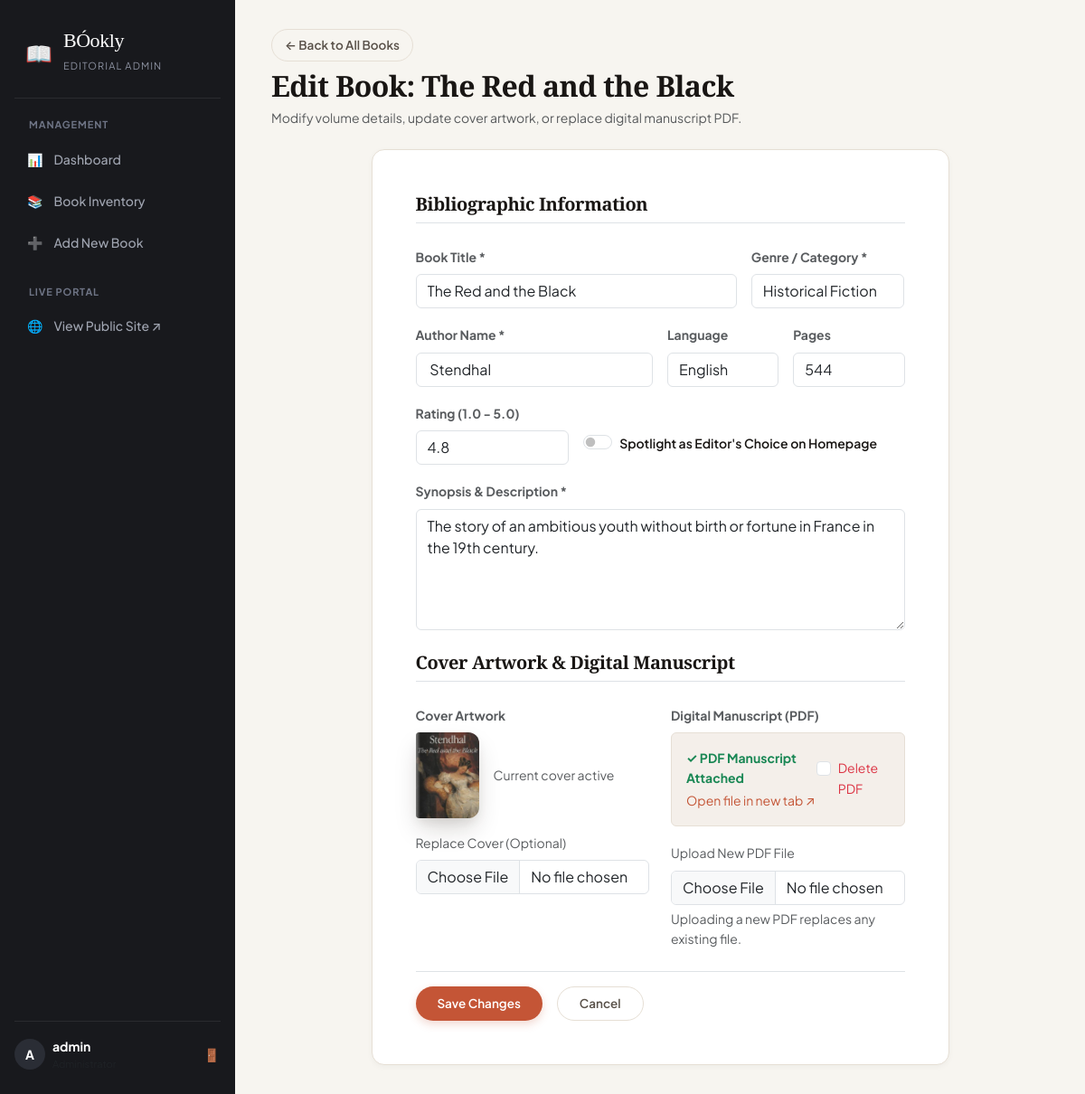
Page /update-book/3/ (signed in) on the committed database.
### books/models.py (models this page shows, shortened)
class Book(models.Model):
    book_name = models.CharField(max_length=200)
    category = models.CharField(max_length=100)
    author_name = models.CharField(max_length=200)
    description = models.TextField()
    image = models.ImageField(upload_to='books/')
    pdf = models.FileField(
        upload_to='books/pdfs/',
        blank=True,
        null=True
    )
    rating = models.DecimalField(max_digits=3, decimal_places=1, default=4.8, blank=True)
    pages = models.PositiveIntegerField(default=280, blank=True, null=True)
    language = models.CharField(max_length=50, default='English', blank=True)
    is_featured = models.BooleanField(default=False)
    created_at = models.DateTimeField(default=timezone.now, blank=True)
    class Meta:
        ordering = ['-created_at', '-id']

### books/views.py (the view, shortened to what this page needs)
# urls.py: path('update-book/<int:id>/', views.update_book, name='update_book'),
@login_required(login_url='admin_login')
def update_book(request, id):
    book = get_object_or_404(Book, id=id)
    existing_categories = Book.objects.values_list('category', flat=True).distinct()
    return render(request, 'update_book.html', {
        'book': book,
        'existing_categories': existing_categories
    })

### books/templates/update_book.html (shortened to what this page needs)
{% extends 'admin/admin_base.html' %}
{% load static %}
{% block admin_content %}
<div class="mb-4">
    <a href="{% url 'all_books' %}" class="btn btn-editorial-subtle btn-sm mb-2">← Back to All Books</a>
    <h2 class="font-serif fw-bold mb-1">Edit Book: {{ book.book_name }}</h2>
    <p class="text-muted small mb-0">Modify volume details, update cover artwork, or replace digital manuscript PDF.</p>
</div>
<div class="row g-4 justify-content-center">
    <div class="col-lg-9">
        <div class="admin-table-container p-4 p-md-5 bg-white">
            <form method="POST" enctype="multipart/form-data">
                <h5 class="font-serif fw-bold pb-2 border-bottom mb-4">Bibliographic Information</h5>
                <div class="row g-3 mb-4">
                    <div class="col-md-8">
                        <label class="form-label fw-bold small text-muted">Book Title *</label>
                        <input type="text"
                               name="book_name"
                               class="form-control"
                               value="{{ book.book_name }}"
                               required>
                    </div>
                    <div class="col-md-4">
                        <label class="form-label fw-bold small text-muted">Genre / Category *</label>
                        <input type="text"
                               name="category"
                               list="categoryList"
                               class="form-control"
                               value="{{ book.category }}"
                               required>
                    </div>
                    <div class="col-md-6">
                        <label class="form-label fw-bold small text-muted">Author Name *</label>
                        <input type="text"
                               name="author_name"
                               class="form-control"
                               value="{{ book.author_name }}"
                               required>
                    </div>
                    <div class="col-md-3 col-6">
                        <label class="form-label fw-bold small text-muted">Language</label>
                        <input type="text"
                               name="language"
                               class="form-control"
                               value="{{ book.language|default:'English' }}">
                    </div>
                    <div class="col-md-3 col-6">
                        <label class="form-label fw-bold small text-muted">Pages</label>
                        <input type="number"
                               name="pages"
                               class="form-control"
                               value="{{ book.pages|default:280 }}">
                    </div>
                    <div class="col-md-4 col-6">
                        <label class="form-label fw-bold small text-muted">Rating (1.0 - 5.0)</label>
                        <input type="number"
                               step="0.1"
                               min="1.0"
                               max="5.0"
                               name="rating"
                               class="form-control"
                               value="{{ book.rating|default:4.8 }}">
                    </div>
                    <div class="col-md-8 col-6 d-flex align-items-center pt-md-4">
                        <div class="form-check form-switch">
                            <input class="form-check-input" type="checkbox" name="is_featured" id="featuredSwitch" {% if book.is_featured %}checked{% endif %}>
                            <label class="form-check-label small fw-semibold" for="featuredSwitch">
                                Spotlight as Editor's Choice on Homepage
                            </label>
                        </div>
                    </div>
                    <div class="col-12">
                        <label class="form-label fw-bold small text-muted">Synopsis & Description *</label>
                        <textarea name="description"
                                  class="form-control"
                                  rows="5"
                                  required>{{ book.description }}</textarea>
                    </div>
                </div>
                <h5 class="font-serif fw-bold pb-2 border-bottom mb-4">Cover Artwork & Digital Manuscript</h5>
                <div class="row g-4 mb-4">
                    <div class="col-md-6">
                        <label class="form-label fw-bold small text-muted">Cover Artwork</label>
                        <div class="d-flex align-items-center gap-3 mb-2">
                            {% if book.image %}
                            <div class="book-cover-container" style="width: 70px; height: 95px; margin-bottom: 0;">
                                <img src="{{ book.image.url }}" alt="{{ book.book_name }}">
                            </div>
                            <span class="small text-muted">Current cover active</span>
                            {% else %}
                            <span class="small text-muted">No cover currently uploaded</span>
                            {% endif %}
                        </div>
                        <label class="form-label small text-muted mt-2">Replace Cover (Optional)</label>
                        <input type="file"
                               name="image"
                               id="bookImageInput"
                               class="form-control"
                               accept="image/*">
                    </div>
                    <div class="col-md-6">
                        <label class="form-label fw-bold small text-muted">Digital Manuscript (PDF)</label>
                        <div class="p-3 rounded mb-3" style="background: var(--bg-muted); border: 1px solid var(--border-color);">
                            {% if book.pdf %}
                            <div class="d-flex align-items-center justify-content-between">
                                <div>
                                    <span class="small fw-bold text-success d-block">✓ PDF Manuscript Attached</span>
                                    <a href="{{ book.pdf.url }}" target="_blank" class="small text-decoration-none">Open file in new tab ↗</a>
                                </div>
                                <div class="form-check">
                                    <input class="form-check-input" type="checkbox" name="remove_pdf" value="1" id="removePdfCheck">
                                    <label class="form-check-label small text-danger" for="removePdfCheck">
                                        Delete PDF
                                    </label>
                                </div>
                            </div>
                            {% else %}
                            <span class="small text-muted">No PDF attached to this volume.</span>
                            {% endif %}
                        </div>
                        <label class="form-label small text-muted">Upload New PDF File</label>
                        <input type="file"
                               name="pdf"
                               class="form-control"
                               accept=".pdf">
                        <div class="form-text small">Uploading a new PDF replaces any existing file.</div>
                    </div>
                </div>
                <div class="d-flex gap-3 pt-3 border-top">
                    <button type="submit" class="btn btn-editorial-primary px-4 py-2">
                        Save Changes
                    </button>
                    <a href="{% url 'all_books' %}" class="btn btn-editorial-subtle px-4 py-2">
                        Cancel
                    </a>
                </div>
            </form>
        </div>
    </div>
</div>
{% endblock %}

### books/templates/admin/admin_base.html (shortened to what this page needs)
{% load static %}
<!DOCTYPE html>
<html lang="en">
<head>
    <link href="https://cdn.jsdelivr.net/npm/bootstrap@5.3.3/dist/css/bootstrap.min.css" rel="stylesheet">
    <link rel="stylesheet" href="{% static 'css/style.css' %}">
</head>
<body style="background-color: #F7F5F0;">
    <div class="admin-layout">
        <aside class="admin-sidebar" id="adminSidebar">
            <a href="{% url 'admin_dashboard' %}" class="admin-sidebar-brand">
                <span style="font-size: 24px; color: var(--brand-terracotta);">📖</span>
                <div>
                    <h4>BÓokly</h4>
                    <span style="font-size: 11px; color: #8A8F9E; text-transform: uppercase; letter-spacing: 0.1em;">Editorial Admin</span>
                </div>
            </a>
            <div class="small text-uppercase fw-bold px-3 mb-2" style="font-size: 11px; color: #6E7485; letter-spacing: 0.08em;">
                Management
            </div>
            <nav class="flex-grow-1">
                <a href="{% url 'admin_dashboard' %}" class="admin-nav-item {% if request.resolver_match.url_name == 'admin_dashboard' %}active{% endif %}">
                    <span>📊</span> Dashboard
                </a>
                <a href="{% url 'all_books' %}" class="admin-nav-item {% if request.resolver_match.url_name == 'all_books' %}active{% endif %}">
                    <span>📚</span> Book Inventory
                </a>
                <a href="{% url 'add_book' %}" class="admin-nav-item {% if request.resolver_match.url_name == 'add_book' %}active{% endif %}">
                    <span>➕</span> Add New Book
                </a>
                <div class="small text-uppercase fw-bold px-3 mt-4 mb-2" style="font-size: 11px; color: #6E7485; letter-spacing: 0.08em;">
                    Live Portal
                </div>
                <a href="{% url 'home' %}" class="admin-nav-item" target="_blank">
                    <span>🌐</span> View Public Site ↗
                </a>
            </nav>
            <div class="pt-3 border-top" style="border-color: rgba(255,255,255,0.08) !important;">
                <div class="d-flex align-items-center justify-content-between">
                    <div class="d-flex align-items-center gap-2">
                        <div style="width: 34px; height: 34px; border-radius: 50%; background: #2A2D35; color: #fff; display: flex; align-items: center; justify-content: center; font-size: 14px; font-weight: bold;">
                            {{ user.username|first|upper }}
                        </div>
                        <div style="overflow: hidden;">
                            <span class="d-block small text-white fw-bold text-truncate" style="max-width: 120px;">{{ user.username }}</span>
                            <span class="d-block text-muted" style="font-size: 11px;">Administrator</span>
                        </div>
                    </div>
                    <a href="{% url 'admin_logout' %}" class="btn btn-sm text-danger p-0" title="Sign out">
                        🚪
                    </a>
                </div>
            </div>
        </aside>
        <main class="admin-main-wrap">
            {% block admin_content %}{% endblock %}
        </main>
    </div>
</body>
</html>

### static/css/style.css (style rules this page uses)
:root { --bg-canvas: #FAF7F2; --bg-surface: #FFFFFF; --bg-muted: #F4EFEA; --bg-card: #FFFFFF; --border-color: #E6DFD5; --border-subtle: #EFE9E0; --ink-primary: #191614; --ink-secondary: #585048; --ink-muted: #8E847A; --brand-terracotta: #C45536; --brand-terracotta-hover: #A64124; --brand-terracotta-light: #FDF1ED; --accent-gold: #C69234; --accent-gold-light: #FDF7E8; --accent-forest: #2A6850; --accent-forest-light: #EBF5F0; --shadow-sm: 0 2px 6px rgba(35, 25, 15, 0.04); --shadow-md: 0 8px 20px rgba(35, 25, 15, 0.07); --shadow-lg: 0 16px 36px rgba(35, 25, 15, 0.1); --shadow-book: 0 14px 28px -4px rgba(35, 20, 10, 0.18), 0 6px 12px -2px rgba(35, 20, 10, 0.08); --radius-sm: 8px; --radius-md: 14px; --radius-lg: 20px; --radius-book: 4px 12px 12px 4px; --font-serif: 'Playfair Display', Georgia, serif; --font-sans: 'Plus Jakarta Sans', system-ui, -apple-system, sans-serif; --font-mono: 'JetBrains Mono', monospace; }
* { box-sizing: border-box; }
body { background-color: var(--bg-canvas); color: var(--ink-primary); font-family: var(--font-sans); line-height: 1.6; -webkit-font-smoothing: antialiased; overflow-x: hidden; }
h1, h2, h3, h4, .font-serif { font-family: var(--font-serif); color: var(--ink-primary); letter-spacing: -0.02em; }
a { color: var(--brand-terracotta); text-decoration: none; transition: all 0.2s ease; }
.btn-editorial-subtle { background: transparent; border: 1px solid var(--border-color); color: var(--ink-secondary); font-size: 13.5px; font-weight: 600; padding: 7px 14px; border-radius: 20px; display: inline-flex; align-items: center; gap: 6px; white-space: nowrap !important; transition: all 0.2s ease; }
.btn-editorial-primary { background: var(--brand-terracotta); color: #FFFFFF !important; border: none; font-size: 13.5px; font-weight: 600; padding: 7px 16px; border-radius: 20px; box-shadow: 0 4px 10px rgba(196, 85, 54, 0.22); display: inline-flex; align-items: center; gap: 6px; white-space: nowrap !important; transition: all 0.2s ease; }
.book-cover-container { position: relative; width: 100%; height: 290px; border-radius: var(--radius-book); overflow: hidden; background: var(--bg-muted); margin-bottom: 16px; box-shadow: var(--shadow-book); }
.book-cover-container img { width: 100%; height: 100%; object-fit: cover; transition: transform 0.5s ease; }
.admin-layout { display: flex; min-height: 100vh; }
.admin-sidebar { width: 260px; background: #18191D; color: #E2E4E9; padding: 24px 16px; display: flex; flex-direction: column; position: fixed; top: 0; bottom: 0; left: 0; z-index: 1040; transition: transform 0.3s ease; }
.admin-sidebar-brand { display: flex; align-items: center; gap: 12px; padding: 8px 12px 24px; border-bottom: 1px solid rgba(255, 255, 255, 0.08); margin-bottom: 20px; color: #FFFFFF; text-decoration: none; }
.admin-sidebar-brand h4 { font-family: var(--font-serif); font-size: 22px; margin: 0; color: #FFFFFF; }
.admin-nav-item { display: flex; align-items: center; gap: 12px; padding: 10px 14px; border-radius: 8px; color: #A0A5B1; font-size: 14px; font-weight: 500; text-decoration: none; margin-bottom: 4px; transition: all 0.2s ease; }
.admin-main-wrap { margin-left: 260px; flex-grow: 1; background: #F7F5F0; min-height: 100vh; padding: 32px 40px; }
.admin-table-container { background: #FFFFFF; border: 1px solid var(--border-color); border-radius: var(--radius-md); overflow: hidden; box-shadow: var(--shadow-sm); }

### rows in the picture
Book: book_name "The Red and the Black", category "Historical Fiction", author_name "Stendhal", language "English", pages "544", rating "4.8", description "The story of an ambitious youth without birth or fortune in France in the 19th century.", image (picture)

### other values in the picture
{{ user.username|first|upper }} "A"
{{ user.username }} "admin"
